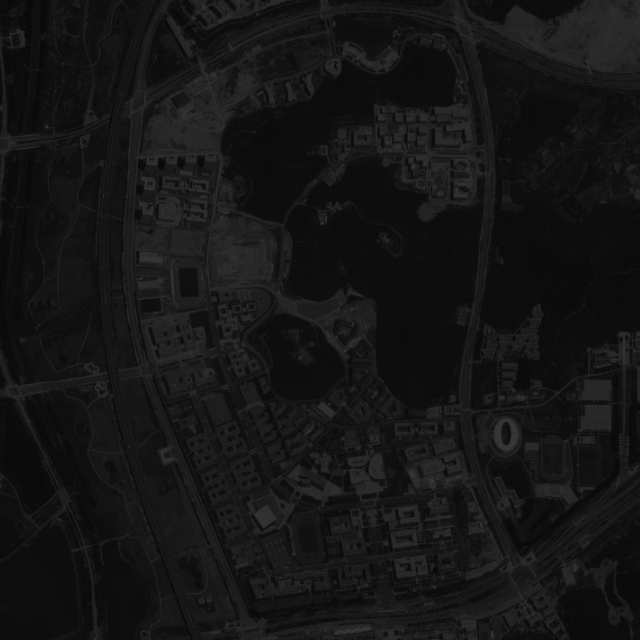
#> input picture 遥感数字图像处理/实验/实验03 对比度增强/NJU_gray.tif, 640 x 640 px
$ python '最大最小值拉伸.py'
#> lines starting #> are read from the running program, lines starting #| are printed output that depends on the picture
#> further down, img is the input picture: shape (640, 640); min 7, max 56, mean 21.3
import cv2
import numpy as np
import matplotlib.pyplot as plt
# 绘制变换函数图像


def linearPlot(x1, x2):
    plt.plot([x1, x2], [0, 255], 'r')
    # 第一个方框代表 x 的各个标记点，第二个方框代表 y 的各个标记点，第三个显示风格
    plt.plot([x2, x2], [0, 255], '--')
    plt.xlim(0, 255), plt.ylim(0, 255)
    plt.show()


def linearStretch(src):
    smax = np.max(src)
#> smax = 56
    smin = np.min(src)
#> smin = 7
    linearPlot(smin, smax)  # 调用绘图函数
#> in linearPlot, `plt.show()`:
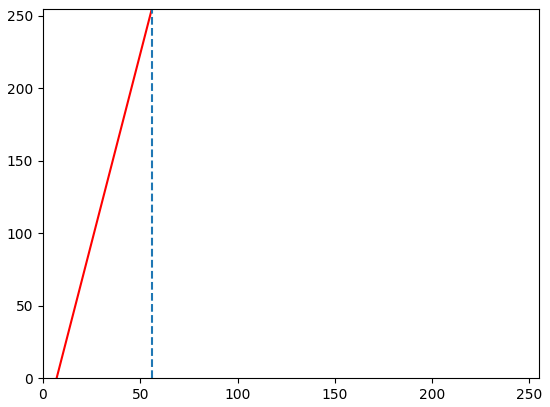
#> figure drawn by matplotlib, 1 panel
    dst = 255.0 * (src - smin) / (smax - smin)
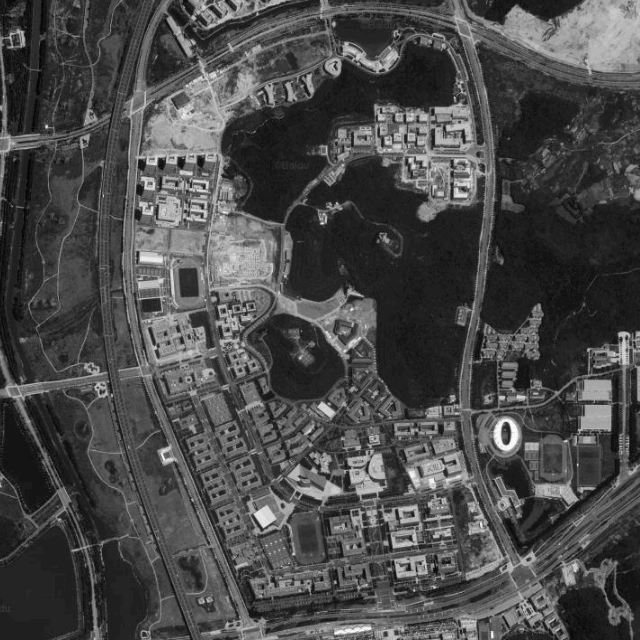
#> dst: shape (640, 640) float64; min 0, max 255, mean 74.4
    dst = np.uint8(dst + 0.5)
    return dst


img = cv2.imread(r'NJU_gray.tif', 0)
cv2.imshow('input', img)
cv2.waitKey(0)
# waitKey() 函数的功能是不断刷新图像 , 频率时间为 delay , 单位为 ms； # waitKey(0) , 则表示程序会无限制的等待用户的按键事件
img2 = linearStretch(img)
cv2.imshow('output', img2)
cv2.waitKey(0)
cv2.imwrite(r'NJU_output.tif', img2)
cv2.waitKey()
cv2.destroyAllWindows()  # 删除所有窗口；若要删除特定的窗口，往输入特定的窗口值
print('done!')
